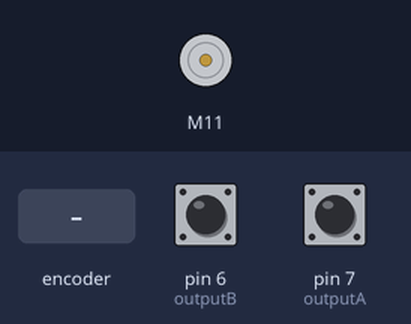
Bench run of a sketch on a simulated Arduino Uno, built with avr-gcc and run on an emulated ATmega328P. Shown: DC motor (green arrow = forward, orange = backward, longer = faster). Inputs (shaded band) come from the test bench; at power-on: pin 6 (outputB) HIGH, pin 7 (outputA) HIGH. What the sketch prints to the serial monitor is not drawn.

Above: at 0.1 s.
At 8.51 s:
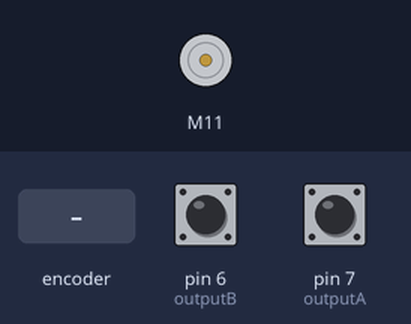
8.8 s: rotary encoder on pin 7 (outputA) / pin 6 (outputB) turned 1 step (first pin leading)
Timing chart, 0 to 17.8 s (numbered marks = the images above; inputs shaded):
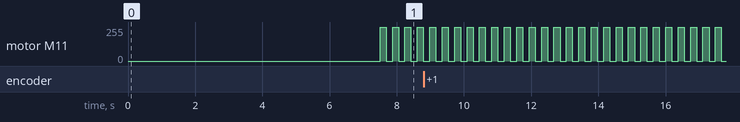

The sketch:

Encoder_and_ESC_Stepping.ino
```cpp
/* This code is supposed to Step up the motor speeds incrementally up to 1600 and print out the encoder
 *  values as this stepping is happening. Make sure the neccessary libraries are installed.
 */

#include <PID_v1.h>
#include "ESC.h"

//------------------Encoder Settings---------------------//
#define outputA 7
#define outputB 6
float counter;
int aState;
int aLastState;


//---------------------ESC SETTINGS-----------------------//
#define SPEED_MIN 1000
#define SPEED_MAX 1600
#define ESC_Pin 11                                              //ESC Control pin, AKA white wire
int speedStep = 10;
ESC myESC (ESC_Pin, SPEED_MIN, SPEED_MAX, 500);                 // Initialize ESC (ESC PIN, Minimum Value, Maximum Value, Default Speed)
int stepSpeed = 20;
int oESC = 1000;

void setup() {
  pinMode(outputA, INPUT);
  pinMode(outputB, INPUT);
  pinMode(ESC_Pin, OUTPUT);

  myESC.arm();
  delay(7500);                                                  // I think this delay is for the ARM command above
  Serial.begin(115200);
  aLastState = digitalRead(outputA);
}

void loop() {

// Read Encoder, step up motor speed by 10, declared above^. Set motor speed to that stepped up value
  encoder_read();
  oESC += speedStep;
  myESC.speed(oESC);

}

void encoder_read(){
  aState = digitalRead(outputA);

  if(aState != aLastState){
    if(digitalRead(outputB) != aState){
      counter++;
    } else{
      counter--;
    }
//    Reset counter after 1 full rotation occurs
  if(counter>1200 || counter < -1200){
    counter = 0;
  }
    int angle = (counter/1200)*360;
    Serial.println(angle);
//    Serial.println("deg");
  }

  aLastState = aState;
}

void rampUpDown() {
  /*
    Function written to test functionality of brushless motor by accelerating and decelerating the rotation
    of the motor. Speed of the motor does not accelerate to rated speed.

  */
  Serial.println("rampUpFunc");

  for (oESC = SPEED_MIN; oESC <= 1150; oESC += 1) {        // iterate from minimum speed to a speed setting of 1150
    myESC.speed(oESC);                                     // write speed setting to motor
    encoder_read();
    delay(10);                                             // waits 10ms for the ESC to reach speed
  }
  delay(2000);                                             // wait a while

  for (oESC = 1150; oESC >= SPEED_MIN; oESC -= 1) {        // iterate from speed setting of 1150 to minimum speed
    myESC.speed(oESC);                                     // write speed setting to motor
    encoder_read();
    delay(10);                                             // waits 10ms for the ESC to reach speed
   }
  delay(2000);                                             // Wait for a while before going into control loop
}
```

Measured:
- by itself, motor M11: alternates forward 255/255 for 0.18 s and stopped for 0.19 s
